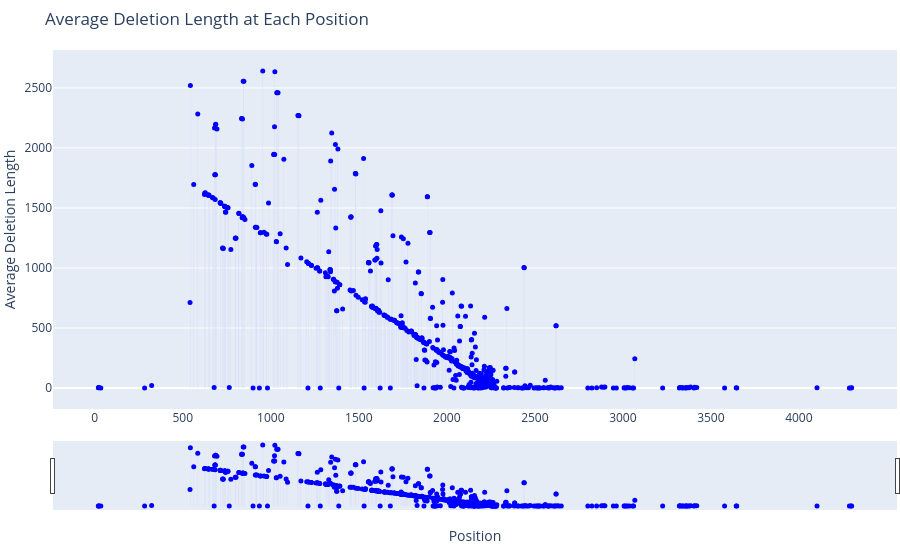

The notebook cell this image was saved under:
### Markdown cell above
Del average length by pos

### Code cell
import re
import pandas as pd
import plotly.graph_objects as go

# Example data
tsv_file = "/Users/benvyshedskiy/postproccesingpipeline/mutations_output_BCL11A_RNP2_T3.tsv"

# Read the data
df = pd.read_csv(tsv_file, sep='\t', header=None, names=['Read_id', 'Classification', 'Mutation_info'])

# Initialize dictionaries
deletions_PerPos_dictionary = {}
deletion_lengths = {}

# Extract and count mutations
for idx, row in df.iterrows():
    if row['Classification'] != 'WT':
        parsed = row['Mutation_info'].split(",")
        for mut in parsed:
            if "Del" in str(mut):
                start_pos = int(re.match(r"(\d+)_", mut).group(1))
                end_pos = int(re.search(r"_(\d+)", mut).group(1))
                length = end_pos - start_pos + 1
                if start_pos not in deletions_PerPos_dictionary:
                    deletions_PerPos_dictionary[start_pos] = 0
                    deletion_lengths[start_pos] = []
                deletions_PerPos_dictionary[start_pos] += 1
                deletion_lengths[start_pos].append(length)

# Calculate average deletion length at each position
average_deletion_lengths = {pos: (sum(lengths) / len(lengths)) if lengths else 0 for pos, lengths in deletion_lengths.items()}

# Create the plot
fig = go.Figure()

# Add the histogram bars for average deletion length
fig.add_trace(go.Bar(
    x=list(average_deletion_lengths.keys()), 
    y=list(average_deletion_lengths.values()), 
    marker=dict(color='blue'),
    width=0.5,
    opacity=0.7,
    name='Average Deletion Length',
    hoverinfo='x+y',
    showlegend=False
))

# Add the small blue circles on top of the bars
fig.add_trace(go.Scatter(
    x=list(average_deletion_lengths.keys()), 
    y=list(average_deletion_lengths.values()), 
    mode='markers', 
    marker=dict(color='blue', size=5),
    name='Average Deletion Length Markers',
    showlegend=False
))

# Customize the layout
fig.update_layout(
    title='Average Deletion Length at Each Position',
    xaxis_title='Position',
    yaxis_title='Average Deletion Length',
    showlegend=True,
    bargap=0.1,  # Adjust the gap between bars
    margin=dict(l=0, r=0, t=50, b=50),  # Adjust margins if needed
    xaxis_rangeslider_visible=True  # Adds a range slider at the bottom

)

# Show the plot
fig.show()

### Figure 1 — Plotly figure (JSON) as saved in the notebook; plotly's stock layout.template omitted (floating-point values rounded to 4 significant figures; data arrays with more than 128 entries replaced by an {"elided": "..."} marker saying what was removed)
{"data": [{"hoverinfo": "x+y", "marker": {"color": "blue"}, "name": "Average Deletion Length", "opacity": 0.7, "showlegend": false, "type": "bar", "width": 0.5, "x": {"elided": "596 int values"}, "y": {"elided": "596 float values"}}, {"marker": {"color": "blue", "size": 5}, "mode": "markers", "name": "Average Deletion Length Markers", "showlegend": false, "type": "scatter", "x": {"elided": "596 int values"}, "y": {"elided": "596 float values"}}], "layout": {"bargap": 0.1, "margin": {"b": 50, "l": 0, "r": 0, "t": 50}, "showlegend": true, "title": {"text": "Average Deletion Length at Each Position"}, "xaxis": {"rangeslider": {"visible": true}, "title": {"text": "Position"}}, "yaxis": {"title": {"text": "Average Deletion Length"}}}}
